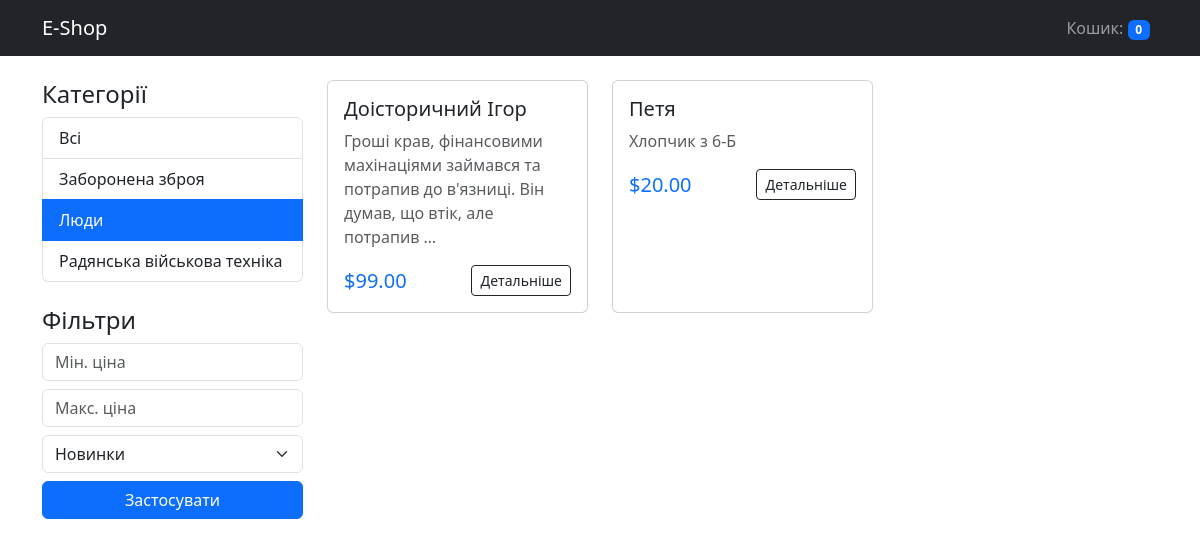
Page /lyudi/ on the committed database.
### shop/models.py (models this page shows, shortened)
class Category(models.Model):
    name = models.CharField(max_length=200, db_index=True)
    slug = models.SlugField(max_length=200, unique=True)
    class Meta:
        verbose_name = "Категорія"
        verbose_name_plural = "Категорії"

class Product(models.Model):
    category = models.ForeignKey(
        Category,
        related_name="products",
        on_delete=models.CASCADE
    )
    name = models.CharField(max_length=200, db_index=True)
    slug = models.SlugField(max_length=200, db_index=True)
    description = models.TextField(blank=True)
    price = models.DecimalField(max_digits=10, decimal_places=2)
    available = models.BooleanField(default=True)
    created = models.DateTimeField(auto_now_add=True)
    updated = models.DateTimeField(auto_now=True)
    class Meta:
        verbose_name = "Товар"
        verbose_name_plural = "Товари"
        ordering = ("-created",)

### shop/views.py (the view)
# urls.py: path("", views.product_list, name="product_list"),
def product_list(request, category_slug=None):
    category = None
    categories = Category.objects.all()
    products = Product.objects.filter(available=True)
    if category_slug:
        category = get_object_or_404(Category, slug=category_slug)
        products = products.filter(category=category)
    min_p = request.GET.get("min_price")
    max_p = request.GET.get("max_price")
    if min_p:
        products = products.filter(price__gte=min_p)
    if max_p:
        products = products.filter(price__lte=max_p)
    sort = request.GET.get("sort")
    sort_mapping = {
        "price_asc": "price",
        "price_desc": "-price",
        "newest": "-created",
        "oldest": "created",
    }
    if sort in sort_mapping:
        products = products.order_by(sort_mapping[sort])
    return render(
        request,
        "shop/product/list.html",
        {
            "category": category,
            "categories": categories,
            "products": products,
            "current_sort": sort,
        },
    )

### shop/cart.py (called while the page is built)
    def __len__(self):
        return sum(item["quantity"] for item in self.cart.values())

### shop/context_processors.py (called while the page is built)
def cart(request):
    return {"cart": Cart(request)}

### templates/shop/product/list.html (shortened to what this page needs)
{% extends "base.html" %}
{% block content %}
<div class="row">
    <div class="col-md-3">
        <h4>Категорії</h4>
        <div class="list-group mb-4">
            <a href="{% url 'shop:product_list' %}" class="list-group-item list-group-item-action {% if not category %}active{% endif %}">Всі</a>
            {% for c in categories %}
                <a href="{% url 'shop:product_list_by_category' c.slug %}"
                   class="list-group-item list-group-item-action {% if category.slug == c.slug %}active{% endif %}">
                    {{ c.name }}
                </a>
            {% endfor %}
        </div>
        <h4>Фільтри</h4>
        <form method="get" class="mb-4">
            <div class="mb-2">
                <input type="number" name="min_price" name="min_price" placeholder="Мін. ціна" class="form-control" value="{{ request.GET.min_price }}">
            </div>
            <div class="mb-2">
                <input type="number" name="max_price" name="max_price" placeholder="Макс. ціна" class="form-control" value="{{ request.GET.max_price }}">
            </div>
            <select name="sort" class="form-select mb-2">
                <option value="newest" {% if current_sort == 'newest' %}selected{% endif %}>Новинки</option>
            </select>
            <button type="submit" class="btn btn-primary w-100">Застосувати</button>
        </form>
    </div>
    <div class="col-md-9">
        <div class="row row-cols-1 row-cols-md-3 g-4">
            {% for product in products %}
                <div class="col">
                    <div class="card product-card">
                        <div class="card-body">
                            <h5 class="card-title">
                                <a href="{% url 'shop:product_detail' product.id product.slug %}" class="text-decoration-none text-dark">
                                    {{ product.name }}
                                </a>
                            </h5>
                            <p class="card-text text-muted">{{ product.description|truncatewords:15 }}</p>
                            <div class="d-flex justify-content-between align-items-center">
                                <span class="h5 mb-0 text-primary">${{ product.price }}</span>
                                <a href="{% url 'shop:product_detail' product.id product.slug %}" class="btn btn-sm btn-outline-dark">Детальніше</a>
                            </div>
                        </div>
                    </div>
                </div>
            {% empty %}
                <div class="col-12 text-center mt-5">
                    <h3>Товарів не знайдено</h3>
                </div>
            {% endfor %}
        </div>
    </div>
</div>
{% endblock %}

### templates/base.html (style rules this page uses)
.product-card { height: 100%; transition: 0.3s; }

### rows in the picture
Category: name "Заборонена зброя"
Category: name "Люди"
Category: name "Радянська військова техніка"
Product: name "Доісторичний Ігор", description "Гроші крав, фінансовими махінаціями займався та потрапив до в'язниці. Він думав, що втік, але потрапив …", price "99.00"
Product: name "Петя", description "Хлопчик з 6-Б", price "20.00"
